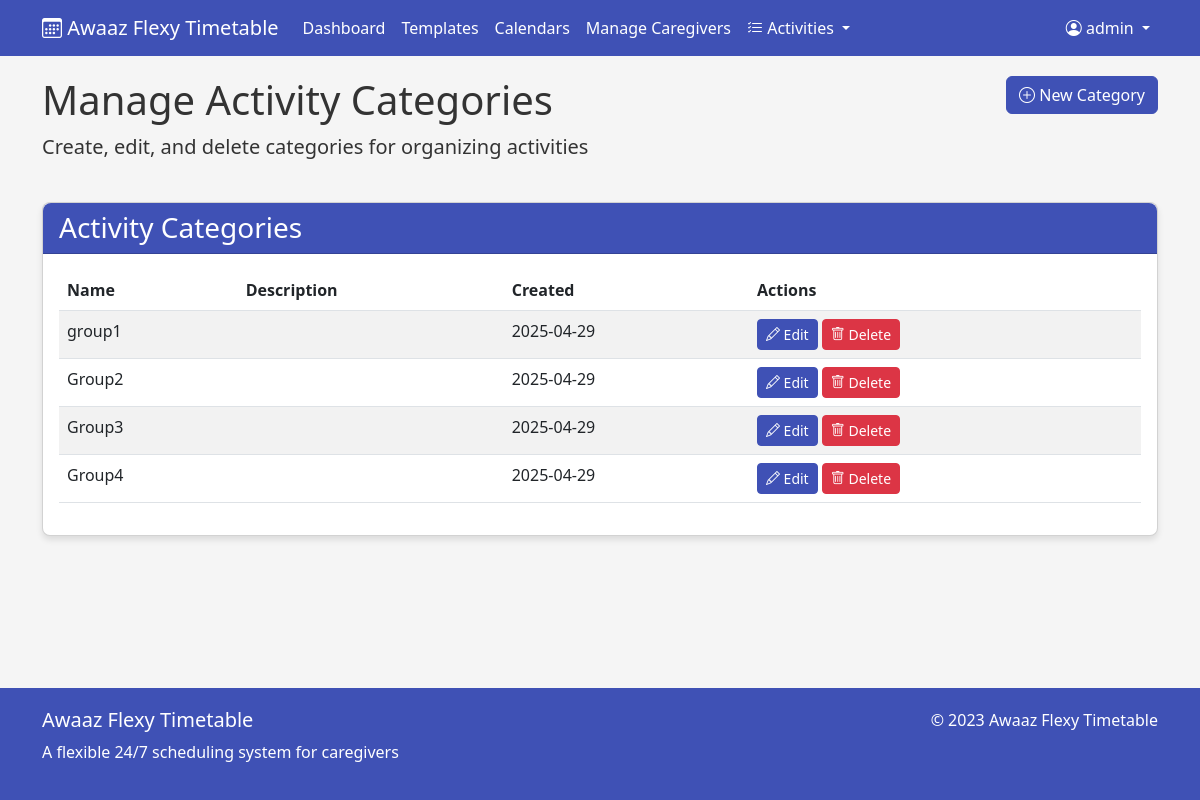
Screenshot of /manage/activity-categories (signed in) with the database file from the repository.
### app/models.py (models this page shows, shortened)
class User(UserMixin, db.Model):
    id = db.Column(db.Integer, primary_key=True)
    username = db.Column(db.String(80), unique=True, nullable=False)
    email = db.Column(db.String(120), unique=True, nullable=False)
    password_hash = db.Column(db.String(128))
    is_admin = db.Column(db.Boolean, default=False)
    created_at = db.Column(db.DateTime, default=datetime.utcnow)
    templates = db.relationship('Template', backref='creator', lazy=True)
    calendars = db.relationship('Calendar', backref='creator', lazy=True)

class ActivityCategory(db.Model):
    id = db.Column(db.Integer, primary_key=True)
    name = db.Column(db.String(100), nullable=False)
    description = db.Column(db.Text)
    created_by = db.Column(db.Integer, db.ForeignKey('user.id'), nullable=False)
    created_at = db.Column(db.DateTime, default=datetime.utcnow)
    activities = db.relationship('Activity', backref='category', lazy=True)

### app/main.py (the view)
@app.route('/manage/activity-categories')
@login_required
def manage_activity_categories():
    if not current_user.is_admin:
        flash('Access denied')
        return redirect(url_for('dashboard'))
    categories = ActivityCategory.query.all()
    return render_template('manage_activity_categories.html', categories=categories)

### app/main.py (called while the page is built)
@login_manager.user_loader
def load_user(user_id):
    return User.query.get(int(user_id))

### app/templates/manage_activity_categories.html (shortened to what this page needs)
{% extends "base.html" %}
{% block content %}
<div class="row mb-4">
    <div class="col-md-8">
        <h1>Manage Activity Categories</h1>
        <p class="lead">Create, edit, and delete categories for organizing activities</p>
    </div>
    <div class="col-md-4 text-end">
        <button type="button" class="btn btn-primary" data-bs-toggle="modal" data-bs-target="#addCategoryModal">
            <i class="bi bi-plus-circle"></i> New Category
        </button>
    </div>
</div>
<div class="card">
    <div class="card-header">
        <h3 class="mb-0">Activity Categories</h3>
    </div>
    <div class="card-body">
        <div class="table-responsive">
            <table class="table table-striped table-hover">
                <thead>
                    <tr>
                        <th>Name</th>
                        <th>Description</th>
                        <th>Created</th>
                        <th>Actions</th>
                    </tr>
                </thead>
                <tbody>
                    {% if categories %}
                        {% for category in categories %}
                        <tr>
                            <td>{{ category.name }}</td>
                            <td>{{ category.description }}</td>
                            <td>{{ category.created_at.strftime('%Y-%m-%d') }}</td>
                            <td>
                                <button type="button" class="btn btn-sm btn-primary edit-category-btn"
                                        data-bs-toggle="modal" data-bs-target="#editCategoryModal"
                                        data-category-id="{{ category.id }}"
                                        data-category-name="{{ category.name }}"
                                        data-category-description="{{ category.description }}">
                                    <i class="bi bi-pencil"></i> Edit
                                </button>
                                <button type="button" class="btn btn-sm btn-danger delete-category-btn"
                                        data-bs-toggle="modal" data-bs-target="#deleteCategoryModal"
                                        data-category-id="{{ category.id }}"
                                        data-category-name="{{ category.name }}">
                                    <i class="bi bi-trash"></i> Delete
                                </button>
                            </td>
                        </tr>
                        {% endfor %}
                    {% else %}
                        <tr>
                            <td colspan="4" class="text-center">No categories found. Create your first category to get started.</td>
                        </tr>
                    {% endif %}
                </tbody>
            </table>
        </div>
    </div>
</div>
{% endblock %}

### app/templates/base.html (shortened to what this page needs)
<!DOCTYPE html>
<html lang="en">
<head>
    <link href="https://cdn.jsdelivr.net/npm/bootstrap@5.3.0/dist/css/bootstrap.min.css" rel="stylesheet">
    <link rel="stylesheet" href="https://cdn.jsdelivr.net/npm/bootstrap-icons@1.11.0/font/bootstrap-icons.css">
</head>
<body>
    <nav class="navbar navbar-expand-lg navbar-dark navbar-custom">
        <div class="container">
            <a class="navbar-brand" href="{{ url_for('index') }}">
                <i class="bi bi-calendar3"></i> Awaaz Flexy Timetable
            </a>
            <div class="collapse navbar-collapse" id="navbarNav">
                <ul class="navbar-nav">
                    {% if current_user.is_authenticated %}
                    <li class="nav-item">
                        <a class="nav-link" href="{{ url_for('dashboard') }}">Dashboard</a>
                    </li>
                    <li class="nav-item">
                        <a class="nav-link" href="{{ url_for('list_templates') }}">Templates</a>
                    </li>
                    <li class="nav-item">
                        <a class="nav-link" href="{{ url_for('list_calendars') }}">Calendars</a>
                    </li>
                    {% if current_user.is_admin %}
                    <li class="nav-item">
                        <a class="nav-link" href="{{ url_for('manage_caregivers') }}">Manage Caregivers</a>
                    </li>
                    <li class="nav-item dropdown">
                        <a class="nav-link dropdown-toggle" href="#" role="button" data-bs-toggle="dropdown">
                            <i class="bi bi-list-check"></i> Activities
                        </a>
                    </li>
                    {% endif %}
                    {% endif %}
                </ul>
                <ul class="navbar-nav ms-auto">
                    {% if current_user.is_authenticated %}
                    <li class="nav-item dropdown">
                        <a class="nav-link dropdown-toggle" href="#" role="button" data-bs-toggle="dropdown">
                            <i class="bi bi-person-circle"></i> {{ current_user.username }}
                        </a>
                    </li>
                    {% else %}
                    <li class="nav-item">
                        <a class="nav-link" href="{{ url_for('login') }}">Login</a>
                    </li>
                    {% endif %}
                </ul>
            </div>
        </div>
    </nav>
    <div class="container main-content">
        {% block content %}{% endblock %}
    </div>
    <footer>
        <div class="container">
            <div class="row">
                <div class="col-md-6">
                    <h5>Awaaz Flexy Timetable</h5>
                    <p>A flexible 24/7 scheduling system for caregivers</p>
                </div>
                <div class="col-md-6 text-md-end">
                    <p>&copy; 2023 Awaaz Flexy Timetable</p>
                </div>
            </div>
        </div>
    </footer>
</body>
</html>

### app/templates/base.html (style rules this page uses)
:root { --primary-color: #3f51b5; --secondary-color: #ff9800; --success-color: #4caf50; --danger-color: #f44336; --warning-color: #ff9800; --info-color: #2196f3; --light-color: #f8f9fa; --dark-color: #343a40; }
body { font-family: 'Segoe UI', Tahoma, Geneva, Verdana, sans-serif; background-color: #f5f5f5; color: #333; }
.navbar-custom { background-color: var(--primary-color); }
.navbar-custom .navbar-brand, .navbar-custom .nav-link { color: white; }
.main-content { margin-top: 20px; margin-bottom: 100px; }
.card { border-radius: 8px; box-shadow: 0 4px 6px rgba(0, 0, 0, 0.1); margin-bottom: 20px; transition: transform 0.3s ease; }
.card-header { background-color: var(--primary-color); color: white; border-radius: 8px 8px 0 0 !important; }
.btn-primary { background-color: var(--primary-color); border-color: var(--primary-color); }
footer { background-color: var(--primary-color); color: white; padding: 20px 0; position: fixed; bottom: 0; width: 100%; }

### rows the page displays
User: username "admin"
ActivityCategory: name "group1", created_at "2025-04-29"
ActivityCategory: name "Group2", created_at "2025-04-29"
ActivityCategory: name "Group3", created_at "2025-04-29"
ActivityCategory: name "Group4", created_at "2025-04-29"
